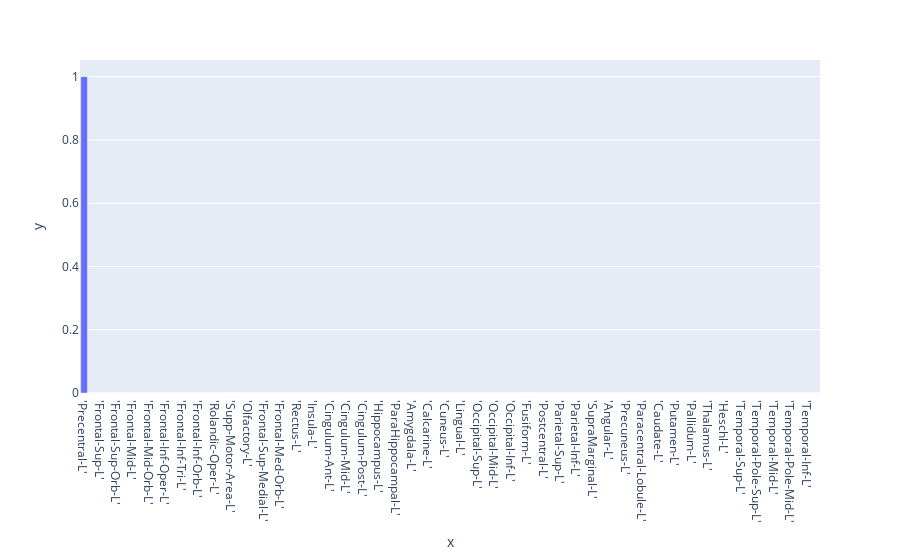
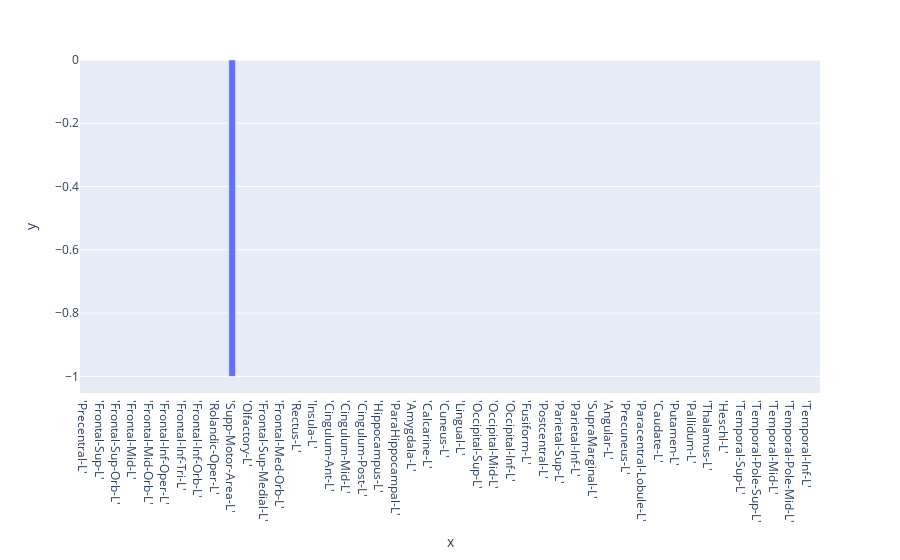
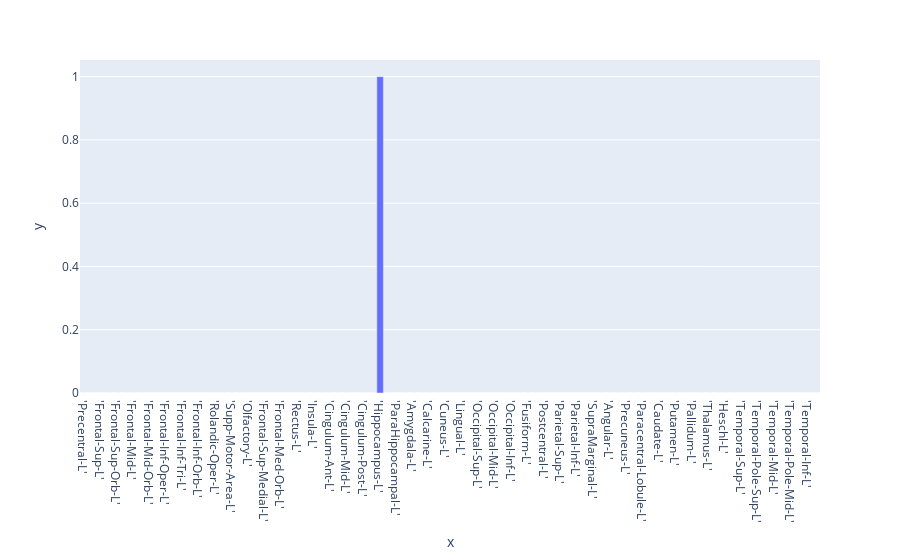
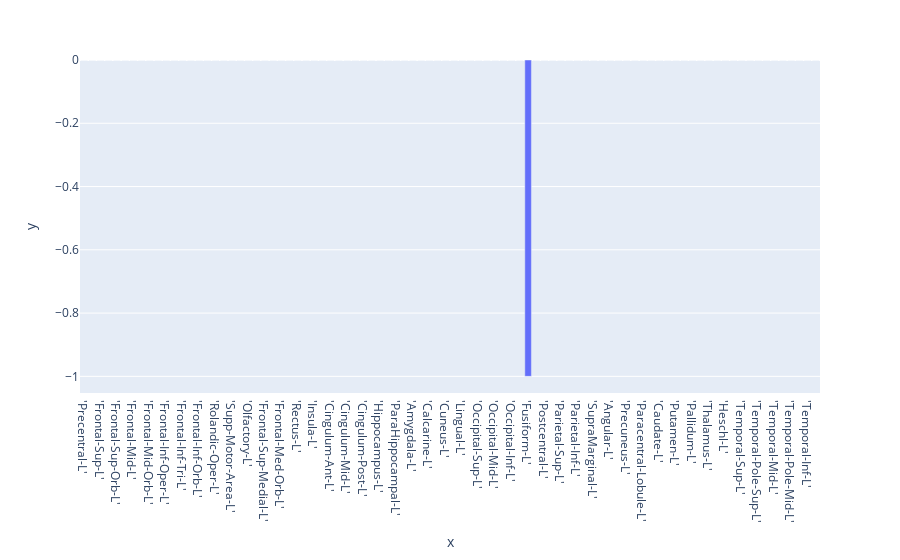

The notebook cell saved with these charts, in order:
### Code cell
import pandas as pd
labels = pd.read_csv("AALlabels.csv")
label=labels['labels'].values
import plotly.express as px
for model in range(K):
    print(f"Model {model}: Pi = {pi_est[model]} , kappa = {kappa_est[model]}")
    fig = px.bar(y=mu_est[:,model].detach().numpy(),x=label)
    #fig.update_layout(width=300)
    fig.show()

### Figure 1 — Plotly figure (JSON) as saved in the notebook; plotly's stock layout.template omitted (floating-point values rounded to 4 significant figures)
{"data": [{"alignmentgroup": "True", "hovertemplate": "x=%{x}<br>y=%{y}<extra></extra>", "legendgroup": "", "marker": {"color": "#636efa", "pattern": {"shape": ""}}, "name": "", "offsetgroup": "", "orientation": "v", "showlegend": false, "textposition": "auto", "type": "bar", "x": ["'Precentral-L'", "'Precentral-R'", "'Frontal-Sup-L'", "'Frontal-Sup-R'", "'Frontal-Sup-Orb-L'", "'Frontal-Sup-Orb-R'", "'Frontal-Mid-L'", "'Frontal-Mid-R'", "'Frontal-Mid-Orb-L'", "'Frontal-Mid-Orb-R'", "'Frontal-Inf-Oper-L'", "'Frontal-Inf-Oper-R'", "'Frontal-Inf-Tri-L'", "'Frontal-Inf-Tri-R'", "'Frontal-Inf-Orb-L'", "'Frontal-Inf-Orb-R'", "'Rolandic-Oper-L'", "'Rolandic-Oper-R'", "'Supp-Motor-Area-L'", "'Supp-Motor-Area-R'", "'Olfactory-L'", "'Olfactory-R'", "'Frontal-Sup-Medial-L'", "'Frontal-Sup-Medial-R'", "'Frontal-Med-Orb-L'", "'Frontal-Med-Orb-R'", "'Rectus-L'", "'Rectus-R'", "'Insula-L'", "'Insula-R'", "'Cingulum-Ant-L'", "'Cingulum-Ant-R'", "'Cingulum-Mid-L'", "'Cingulum-Mid-R'", "'Cingulum-Post-L'", "'Cingulum-Post-R'", "'Hippocampus-L'", "'Hippocampus-R'", "'ParaHippocampal-L'", "'ParaHippocampal-R'", "'Amygdala-L'", "'Amygdala-R'", "'Calcarine-L'", "'Calcarine-R'", "'Cuneus-L'", "'Cuneus-R'", "'Lingual-L'", "'Lingual-R'", "'Occipital-Sup-L'", "'Occipital-Sup-R'", "'Occipital-Mid-L'", "'Occipital-Mid-R'", "'Occipital-Inf-L'", "'Occipital-Inf-R'", "'Fusiform-L'", "'Fusiform-R'", "'Postcentral-L'", "'Postcentral-R'", "'Parietal-Sup-L'", "'Parietal-Sup-R'", "'Parietal-Inf-L'", "'Parietal-Inf-R'", "'SupraMarginal-L'", "'SupraMarginal-R'", "'Angular-L'", "'Angular-R'", "'Precuneus-L'", "'Precuneus-R'", "'Paracentral-Lobule-L'", "'Paracentral-Lobule-R'", "'Caudate-L'", "'Caudate-R'", "'Putamen-L'", "'Putamen-R'", "'Pallidum-L'", "'Pallidum-R'", "'Thalamus-L'", "'Thalamus-R'", "'Heschl-L'", "'Heschl-R'", "'Temporal-Sup-L'", "'Temporal-Sup-R'", "'Temporal-Pole-Sup-L'", "'Temporal-Pole-Sup-R'", "'Temporal-Mid-L'", "'Temporal-Mid-R'", "'Temporal-Pole-Mid-L'", "'Temporal-Pole-Mid-R'", "'Temporal-Inf-L'", "'Temporal-Inf-R'"], "xaxis": "x", "y": [1, 0, 0, 0, 0, 0, 0, 0, 0, 0, 0, 0, 0, 0, 0, 0, 0, 0, 0, 0, 0, 0, 0, 0, 0, 0, 0, 0, 0, 0, 0, 0, 0, 0, 0, 0, 0, 0, 0, 0, 0, 0, 0, 0, 0, 0, 0, 0, 0, 0, 0, 0, 0, 0, 0, 0, 0, 0, 0, 0, 0, 0, 0, 0, 0, 0, 0, 0, 0, 0, 0, 0, 0, 0, 0, 0, 0, 0, 0, 0, 0, 0, 0, 0, 0, 0, 0, 0, 0, 0], "yaxis": "y"}], "layout": {"barmode": "relative", "legend": {"tracegroupgap": 0}, "margin": {"t": 60}, "xaxis": {"anchor": "y", "domain": [0, 1], "title": {"text": "x"}}, "yaxis": {"anchor": "x", "domain": [0, 1], "title": {"text": "y"}}}}

### Figure 2 — Plotly figure (JSON) as saved in the notebook; plotly's stock layout.template omitted (floating-point values rounded to 4 significant figures)
{"data": [{"alignmentgroup": "True", "hovertemplate": "x=%{x}<br>y=%{y}<extra></extra>", "legendgroup": "", "marker": {"color": "#636efa", "pattern": {"shape": ""}}, "name": "", "offsetgroup": "", "orientation": "v", "showlegend": false, "textposition": "auto", "type": "bar", "x": ["'Precentral-L'", "'Precentral-R'", "'Frontal-Sup-L'", "'Frontal-Sup-R'", "'Frontal-Sup-Orb-L'", "'Frontal-Sup-Orb-R'", "'Frontal-Mid-L'", "'Frontal-Mid-R'", "'Frontal-Mid-Orb-L'", "'Frontal-Mid-Orb-R'", "'Frontal-Inf-Oper-L'", "'Frontal-Inf-Oper-R'", "'Frontal-Inf-Tri-L'", "'Frontal-Inf-Tri-R'", "'Frontal-Inf-Orb-L'", "'Frontal-Inf-Orb-R'", "'Rolandic-Oper-L'", "'Rolandic-Oper-R'", "'Supp-Motor-Area-L'", "'Supp-Motor-Area-R'", "'Olfactory-L'", "'Olfactory-R'", "'Frontal-Sup-Medial-L'", "'Frontal-Sup-Medial-R'", "'Frontal-Med-Orb-L'", "'Frontal-Med-Orb-R'", "'Rectus-L'", "'Rectus-R'", "'Insula-L'", "'Insula-R'", "'Cingulum-Ant-L'", "'Cingulum-Ant-R'", "'Cingulum-Mid-L'", "'Cingulum-Mid-R'", "'Cingulum-Post-L'", "'Cingulum-Post-R'", "'Hippocampus-L'", "'Hippocampus-R'", "'ParaHippocampal-L'", "'ParaHippocampal-R'", "'Amygdala-L'", "'Amygdala-R'", "'Calcarine-L'", "'Calcarine-R'", "'Cuneus-L'", "'Cuneus-R'", "'Lingual-L'", "'Lingual-R'", "'Occipital-Sup-L'", "'Occipital-Sup-R'", "'Occipital-Mid-L'", "'Occipital-Mid-R'", "'Occipital-Inf-L'", "'Occipital-Inf-R'", "'Fusiform-L'", "'Fusiform-R'", "'Postcentral-L'", "'Postcentral-R'", "'Parietal-Sup-L'", "'Parietal-Sup-R'", "'Parietal-Inf-L'", "'Parietal-Inf-R'", "'SupraMarginal-L'", "'SupraMarginal-R'", "'Angular-L'", "'Angular-R'", "'Precuneus-L'", "'Precuneus-R'", "'Paracentral-Lobule-L'", "'Paracentral-Lobule-R'", "'Caudate-L'", "'Caudate-R'", "'Putamen-L'", "'Putamen-R'", "'Pallidum-L'", "'Pallidum-R'", "'Thalamus-L'", "'Thalamus-R'", "'Heschl-L'", "'Heschl-R'", "'Temporal-Sup-L'", "'Temporal-Sup-R'", "'Temporal-Pole-Sup-L'", "'Temporal-Pole-Sup-R'", "'Temporal-Mid-L'", "'Temporal-Mid-R'", "'Temporal-Pole-Mid-L'", "'Temporal-Pole-Mid-R'", "'Temporal-Inf-L'", "'Temporal-Inf-R'"], "xaxis": "x", "y": [0, 0, 0, 0, 0, 0, 0, 0, 0, 0, 0, 0, 0, 0, 0, 0, 0, 0, -1, 0, 0, 0, 0, 0, 0, 0, 0, 0, 0, 0, 0, 0, 0, 0, 0, 0, 0, 0, 0, 0, 0, 0, 0, 0, 0, 0, 0, 0, 0, 0, 0, 0, 0, 0, 0, 0, 0, 0, 0, 0, 0, 0, 0, 0, 0, 0, 0, 0, 0, 0, 0, 0, 0, 0, 0, 0, 0, 0, 0, 0, 0, 0, 0, 0, 0, 0, 0, 0, 0, 0], "yaxis": "y"}], "layout": {"barmode": "relative", "legend": {"tracegroupgap": 0}, "margin": {"t": 60}, "xaxis": {"anchor": "y", "domain": [0, 1], "title": {"text": "x"}}, "yaxis": {"anchor": "x", "domain": [0, 1], "title": {"text": "y"}}}}

### Figure 3 — Plotly figure (JSON) as saved in the notebook; plotly's stock layout.template omitted (floating-point values rounded to 4 significant figures)
{"data": [{"alignmentgroup": "True", "hovertemplate": "x=%{x}<br>y=%{y}<extra></extra>", "legendgroup": "", "marker": {"color": "#636efa", "pattern": {"shape": ""}}, "name": "", "offsetgroup": "", "orientation": "v", "showlegend": false, "textposition": "auto", "type": "bar", "x": ["'Precentral-L'", "'Precentral-R'", "'Frontal-Sup-L'", "'Frontal-Sup-R'", "'Frontal-Sup-Orb-L'", "'Frontal-Sup-Orb-R'", "'Frontal-Mid-L'", "'Frontal-Mid-R'", "'Frontal-Mid-Orb-L'", "'Frontal-Mid-Orb-R'", "'Frontal-Inf-Oper-L'", "'Frontal-Inf-Oper-R'", "'Frontal-Inf-Tri-L'", "'Frontal-Inf-Tri-R'", "'Frontal-Inf-Orb-L'", "'Frontal-Inf-Orb-R'", "'Rolandic-Oper-L'", "'Rolandic-Oper-R'", "'Supp-Motor-Area-L'", "'Supp-Motor-Area-R'", "'Olfactory-L'", "'Olfactory-R'", "'Frontal-Sup-Medial-L'", "'Frontal-Sup-Medial-R'", "'Frontal-Med-Orb-L'", "'Frontal-Med-Orb-R'", "'Rectus-L'", "'Rectus-R'", "'Insula-L'", "'Insula-R'", "'Cingulum-Ant-L'", "'Cingulum-Ant-R'", "'Cingulum-Mid-L'", "'Cingulum-Mid-R'", "'Cingulum-Post-L'", "'Cingulum-Post-R'", "'Hippocampus-L'", "'Hippocampus-R'", "'ParaHippocampal-L'", "'ParaHippocampal-R'", "'Amygdala-L'", "'Amygdala-R'", "'Calcarine-L'", "'Calcarine-R'", "'Cuneus-L'", "'Cuneus-R'", "'Lingual-L'", "'Lingual-R'", "'Occipital-Sup-L'", "'Occipital-Sup-R'", "'Occipital-Mid-L'", "'Occipital-Mid-R'", "'Occipital-Inf-L'", "'Occipital-Inf-R'", "'Fusiform-L'", "'Fusiform-R'", "'Postcentral-L'", "'Postcentral-R'", "'Parietal-Sup-L'", "'Parietal-Sup-R'", "'Parietal-Inf-L'", "'Parietal-Inf-R'", "'SupraMarginal-L'", "'SupraMarginal-R'", "'Angular-L'", "'Angular-R'", "'Precuneus-L'", "'Precuneus-R'", "'Paracentral-Lobule-L'", "'Paracentral-Lobule-R'", "'Caudate-L'", "'Caudate-R'", "'Putamen-L'", "'Putamen-R'", "'Pallidum-L'", "'Pallidum-R'", "'Thalamus-L'", "'Thalamus-R'", "'Heschl-L'", "'Heschl-R'", "'Temporal-Sup-L'", "'Temporal-Sup-R'", "'Temporal-Pole-Sup-L'", "'Temporal-Pole-Sup-R'", "'Temporal-Mid-L'", "'Temporal-Mid-R'", "'Temporal-Pole-Mid-L'", "'Temporal-Pole-Mid-R'", "'Temporal-Inf-L'", "'Temporal-Inf-R'"], "xaxis": "x", "y": [0, 0, 0, 0, 0, 0, 0, 0, 0, 0, 0, 0, 0, 0, 0, 0, 0, 0, 0, 0, 0, 0, 0, 0, 0, 0, 0, 0, 0, 0, 0, 0, 0, 0, 0, 0, 1, 0, 0, 0, 0, 0, 0, 0, 0, 0, 0, 0, 0, 0, 0, 0, 0, 0, 0, 0, 0, 0, 0, 0, 0, 0, 0, 0, 0, 0, 0, 0, 0, 0, 0, 0, 0, 0, 0, 0, 0, 0, 0, 0, 0, 0, 0, 0, 0, 0, 0, 0, 0, 0], "yaxis": "y"}], "layout": {"barmode": "relative", "legend": {"tracegroupgap": 0}, "margin": {"t": 60}, "xaxis": {"anchor": "y", "domain": [0, 1], "title": {"text": "x"}}, "yaxis": {"anchor": "x", "domain": [0, 1], "title": {"text": "y"}}}}

### Figure 4 — Plotly figure (JSON) as saved in the notebook; plotly's stock layout.template omitted (floating-point values rounded to 4 significant figures)
{"data": [{"alignmentgroup": "True", "hovertemplate": "x=%{x}<br>y=%{y}<extra></extra>", "legendgroup": "", "marker": {"color": "#636efa", "pattern": {"shape": ""}}, "name": "", "offsetgroup": "", "orientation": "v", "showlegend": false, "textposition": "auto", "type": "bar", "x": ["'Precentral-L'", "'Precentral-R'", "'Frontal-Sup-L'", "'Frontal-Sup-R'", "'Frontal-Sup-Orb-L'", "'Frontal-Sup-Orb-R'", "'Frontal-Mid-L'", "'Frontal-Mid-R'", "'Frontal-Mid-Orb-L'", "'Frontal-Mid-Orb-R'", "'Frontal-Inf-Oper-L'", "'Frontal-Inf-Oper-R'", "'Frontal-Inf-Tri-L'", "'Frontal-Inf-Tri-R'", "'Frontal-Inf-Orb-L'", "'Frontal-Inf-Orb-R'", "'Rolandic-Oper-L'", "'Rolandic-Oper-R'", "'Supp-Motor-Area-L'", "'Supp-Motor-Area-R'", "'Olfactory-L'", "'Olfactory-R'", "'Frontal-Sup-Medial-L'", "'Frontal-Sup-Medial-R'", "'Frontal-Med-Orb-L'", "'Frontal-Med-Orb-R'", "'Rectus-L'", "'Rectus-R'", "'Insula-L'", "'Insula-R'", "'Cingulum-Ant-L'", "'Cingulum-Ant-R'", "'Cingulum-Mid-L'", "'Cingulum-Mid-R'", "'Cingulum-Post-L'", "'Cingulum-Post-R'", "'Hippocampus-L'", "'Hippocampus-R'", "'ParaHippocampal-L'", "'ParaHippocampal-R'", "'Amygdala-L'", "'Amygdala-R'", "'Calcarine-L'", "'Calcarine-R'", "'Cuneus-L'", "'Cuneus-R'", "'Lingual-L'", "'Lingual-R'", "'Occipital-Sup-L'", "'Occipital-Sup-R'", "'Occipital-Mid-L'", "'Occipital-Mid-R'", "'Occipital-Inf-L'", "'Occipital-Inf-R'", "'Fusiform-L'", "'Fusiform-R'", "'Postcentral-L'", "'Postcentral-R'", "'Parietal-Sup-L'", "'Parietal-Sup-R'", "'Parietal-Inf-L'", "'Parietal-Inf-R'", "'SupraMarginal-L'", "'SupraMarginal-R'", "'Angular-L'", "'Angular-R'", "'Precuneus-L'", "'Precuneus-R'", "'Paracentral-Lobule-L'", "'Paracentral-Lobule-R'", "'Caudate-L'", "'Caudate-R'", "'Putamen-L'", "'Putamen-R'", "'Pallidum-L'", "'Pallidum-R'", "'Thalamus-L'", "'Thalamus-R'", "'Heschl-L'", "'Heschl-R'", "'Temporal-Sup-L'", "'Temporal-Sup-R'", "'Temporal-Pole-Sup-L'", "'Temporal-Pole-Sup-R'", "'Temporal-Mid-L'", "'Temporal-Mid-R'", "'Temporal-Pole-Mid-L'", "'Temporal-Pole-Mid-R'", "'Temporal-Inf-L'", "'Temporal-Inf-R'"], "xaxis": "x", "y": [0, 0, 0, 0, 0, 0, 0, 0, 0, 0, 0, 0, 0, 0, 0, 0, 0, 0, 0, 0, 0, 0, 0, 0, 0, 0, 0, 0, 0, 0, 0, 0, 0, 0, 0, 0, 0, 0, 0, 0, 0, 0, 0, 0, 0, 0, 0, 0, 0, 0, 0, 0, 0, 0, -1, 0, 0, 0, 0, 0, 0, 0, 0, 0, 0, 0, 0, 0, 0, 0, 0, 0, 0, 0, 0, 0, 0, 0, 0, 0, 0, 0, 0, 0, 0, 0, 0, 0, 0, 0], "yaxis": "y"}], "layout": {"barmode": "relative", "legend": {"tracegroupgap": 0}, "margin": {"t": 60}, "xaxis": {"anchor": "y", "domain": [0, 1], "title": {"text": "x"}}, "yaxis": {"anchor": "x", "domain": [0, 1], "title": {"text": "y"}}}}
